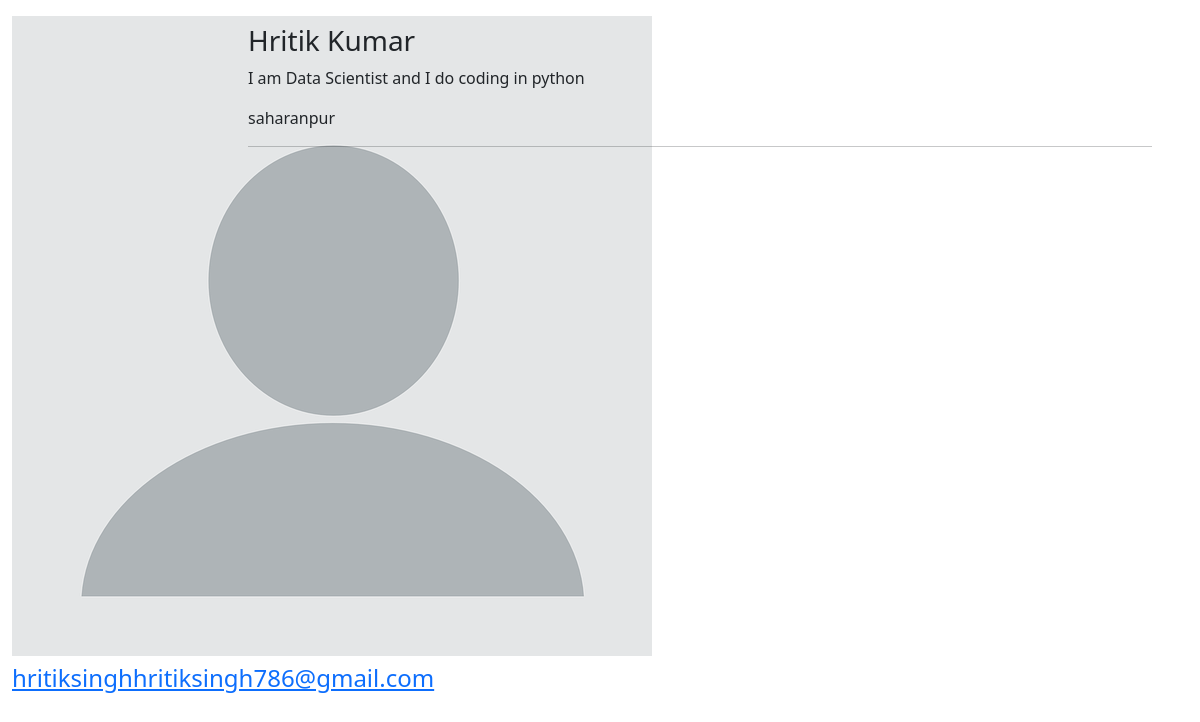
Page /profile/9/ (signed in) on the committed database.
### userauth/models.py (models this page shows, shortened)
class Profile(models.Model):
    user = models.ForeignKey(User, on_delete=models.CASCADE)
    id_user = models.IntegerField(primary_key=True, default=0)
    bio = models.TextField(blank=True, default='')
    profileimg = models.ImageField(
        upload_to='profile_images',
        blank=True,
        null=True
    )
    location = models.CharField(max_length=100, blank=True, default='')

### userauth/views.py (the view, shortened to what this page needs)
# urls.py: path("profile/<int:user_id>/", views.profile, name="profile"),
@login_required(login_url="/loginn/")
def profile(request, user_id):
    user_object = get_object_or_404(User, id=user_id)
    user_profile = Profile.objects.get(user=user_object)
    profile = Profile.objects.get(user=request.user)
    user_posts = Post.objects.filter(user=user_object.username)
    follow_status = Followers.objects.filter(
        follower=request.user.username,
        user=user_object.username
    ).exists()
    return render(request, "profile.html", {
        "user_object": user_object,
        "user_profile": user_profile,
        "profile": profile,
        "user_posts": user_posts,
        "user_post_length": user_posts.count(),
        "follow_unfollow": "Unfollow" if follow_status else "Follow",
        "user_followers": Followers.objects.filter(user=user_object.username).count(),
        "user_following": Followers.objects.filter(follower=user_object.username).count(),
    })

### templates/profile.html (shortened to what this page needs)
{% load static %}
<!DOCTYPE html>
<html lang="en">
<head>
    <link href="https://cdn.jsdelivr.net/npm/bootstrap@5.0.2/dist/css/bootstrap.min.css" rel="stylesheet">
    <link rel="stylesheet" href="{% static 'css/app.css' %}">
</head>
<body>
<div class="container-fluid">
    <div class="row">
        <nav class="col-md-2 d-none d-md-block sidebar">
            <div class="text-center mt-3">
                {% if profile.profileimg %}
                    <img src="{{ profile.profileimg.url }}" class="profile-pic">
                {% else %}
                    <img src="{% static 'css/upload.png' %}" class="profile-pic">
                {% endif %}
                <h4 class="mt-2">
                    <a href="{% url 'profile' user.id %}">{{ user.username }}</a>
                </h4>
            </div>
        </nav>
        <main class="col-md-10 px-md-4">
            <div class="container mt-4">
                <h3>{{ user_profile.user }}</h3>
                <p>{{ user_profile.bio }}</p>
                <p>{{ user_profile.location }}</p>
                <hr>
            </div>
        </main>
    </div>
</div>
</body>
</html>

### rows in the picture
Profile: profileimg (placeholder picture)
Profile: user "Hritik Kumar", bio "I am Data Scientist and I do coding in python", location "saharanpur"

### other values in the picture
{{ user.username }} "hritiksinghhritiksingh786@gmail.com"
